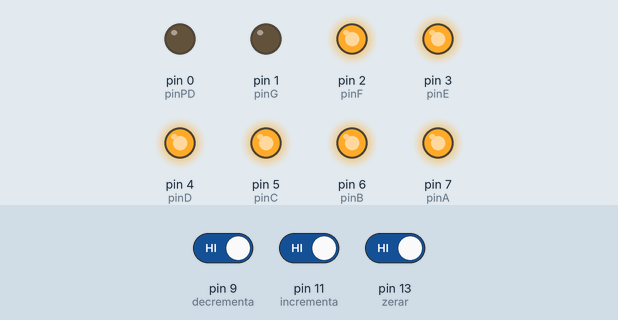
This sketch was run on a simulated Arduino Uno, built with avr-gcc and run on an emulated ATmega328P. On the bench: output pins drawn as LEDs (lit = HIGH). Dashed ring = blinking. The inputs (shaded band) are chosen by the test bench; at power-on: pin 11 (incrementa) HIGH, pin 9 (decrementa) HIGH, pin 13 (zerar) HIGH. EEPROM starts erased.

Above: at 1.4 s.
1.5 s: pin 11 (incrementa) driven LOW
At 4.3 s:
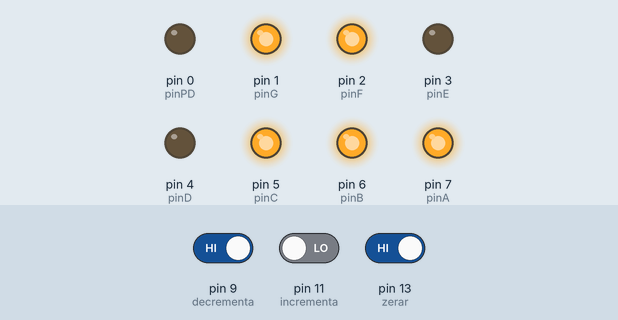
4.5 s: pin 9 (decrementa) driven LOW
At 4.62 s:
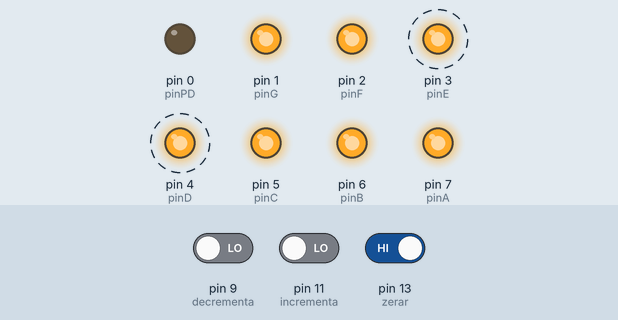
7.5 s: pin 9 (decrementa) driven HIGH
At 8.1 s:
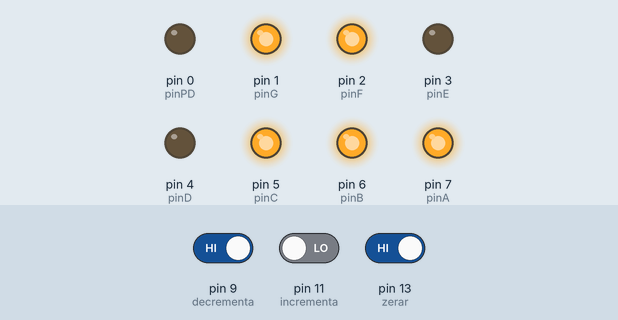
9.0 s: pin 13 (zerar) driven LOW
At 9.62 s:
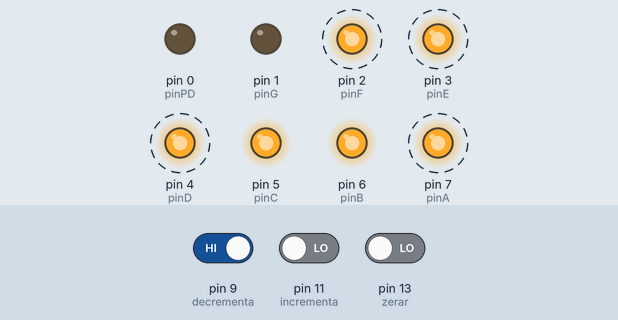
Timing chart, 0 to 13.0 s (numbered marks = the images above; inputs shaded):
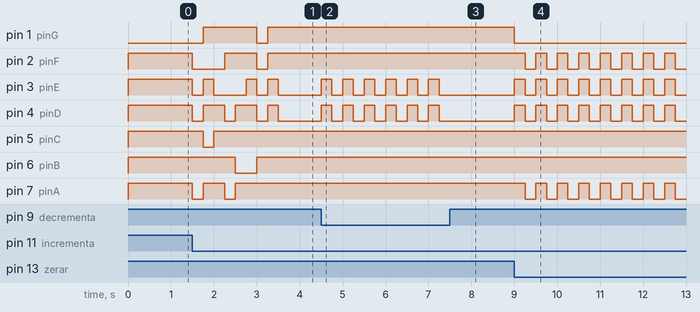

The sketch:

ContadorV1.ino
```cpp
#include <EEPROM.h>

#define pinA 7
#define pinB 6
#define pinC 5
#define pinD 4
#define pinE 3
#define pinF 2
#define pinG 1
#define pinPD 0
#define incrementa 11
#define decrementa 9
#define zerar 13
int contador;

void setup() {
  pinMode(pinA,OUTPUT);
  pinMode(pinB,OUTPUT);
  pinMode(pinC,OUTPUT);
  pinMode(pinD,OUTPUT);
  pinMode(pinE,OUTPUT);
  pinMode(pinF,OUTPUT);
  pinMode(pinG,OUTPUT);
  pinMode(pinPD,OUTPUT);
  pinMode(incrementa,INPUT);
  pinMode(decrementa,INPUT);
  contador=EEPROM.read(0);
  if(contador==0xFF) contador=0;
  atualiza();
}
void loop() {
  if (digitalRead(zerar)==0 && contador!=0 ){
    contador = 0;
    EEPROM.write(0,contador);
    atualiza();
  }
  if (digitalRead(incrementa)==0 && contador<9 ){
    contador++;
    EEPROM.write(0,contador);
    atualiza();
  }
  if (digitalRead(decrementa)==0 && contador>0 ){
    contador--;
    EEPROM.write(0,contador);
    atualiza();
  }
}

void atualiza(){
  if (contador==0) zero();
  if (contador==1) um();
  if (contador==2) dois();
  if (contador==3) tres();
  if (contador==4) quatro();
  if (contador==5) cinco();
  if (contador==6) seis();
  if (contador==7) sete();
  if (contador==8) oito();
  if (contador==9) nove();
}

void zero(){
   digitalWrite(pinA, 1); //Num 0
   digitalWrite(pinB, 1);
   digitalWrite(pinC, 1);
   digitalWrite(pinD, 1);
   digitalWrite(pinE, 1);
   digitalWrite(pinF, 1);
   digitalWrite(pinG, 0);
   digitalWrite(pinPD, 0);
   delay(250);
}

void um(){
   digitalWrite(pinA, 0); //Num 1
   digitalWrite(pinB, 1);
   digitalWrite(pinC, 1);
   digitalWrite(pinD, 0);
   digitalWrite(pinE, 0);
   digitalWrite(pinF, 0);
   digitalWrite(pinG, 0);
   digitalWrite(pinPD, 0);
   delay(250);
}

void dois(){
   digitalWrite(pinA, 1); //Num 2
   digitalWrite(pinB, 1);
   digitalWrite(pinC, 0);
   digitalWrite(pinD, 1);
   digitalWrite(pinE, 1);
   digitalWrite(pinF, 0);
   digitalWrite(pinG, 1);
   digitalWrite(pinPD, 0);
   delay(250);
}

void tres(){
   digitalWrite(pinA, 1); //Num 3
   digitalWrite(pinB, 1);
   digitalWrite(pinC, 1);
   digitalWrite(pinD, 1);
   digitalWrite(pinE, 0);
   digitalWrite(pinF, 0);
   digitalWrite(pinG, 1);
   digitalWrite(pinPD, 0);
   delay(250);
}

void quatro(){
   digitalWrite(pinA, 0); //Num 4
   digitalWrite(pinB, 1);
   digitalWrite(pinC, 1);
   digitalWrite(pinD, 0);
   digitalWrite(pinE, 0);
   digitalWrite(pinF, 1);
   digitalWrite(pinG, 1);
   digitalWrite(pinPD, 0);
   delay(250);
}

void cinco(){
   digitalWrite(pinA, 1); //Num 5
   digitalWrite(pinB, 0);
   digitalWrite(pinC, 1);
   digitalWrite(pinD, 1);
   digitalWrite(pinE, 0);
   digitalWrite(pinF, 1);
   digitalWrite(pinG, 1);
   digitalWrite(pinPD, 0);
   delay(250);
}

void seis(){
   digitalWrite(pinA, 1); //Num 6
   digitalWrite(pinB, 0);
   digitalWrite(pinC, 1);
   digitalWrite(pinD, 1);
   digitalWrite(pinE, 1);
   digitalWrite(pinF, 1);
   digitalWrite(pinG, 1);
   digitalWrite(pinPD, 0);
   delay(250);
}

void sete(){
   digitalWrite(pinA, 1); //Num 7
   digitalWrite(pinB, 1);
   digitalWrite(pinC, 1);
   digitalWrite(pinD, 0);
   digitalWrite(pinE, 0);
   digitalWrite(pinF, 0);
   digitalWrite(pinG, 0);
   digitalWrite(pinPD, 0);
   delay(250);
}

void oito(){
   digitalWrite(pinA, 1); //Num 8
   digitalWrite(pinB, 1);
   digitalWrite(pinC, 1);
   digitalWrite(pinD, 1);
   digitalWrite(pinE, 1);
   digitalWrite(pinF, 1);
   digitalWrite(pinG, 1);
   digitalWrite(pinPD, 0);
   delay(250);
}

void nove(){
   digitalWrite(pinA, 1); //Num 9
   digitalWrite(pinB, 1);
   digitalWrite(pinC, 1);
   digitalWrite(pinD, 0);
   digitalWrite(pinE, 0);
   digitalWrite(pinF, 1);
   digitalWrite(pinG, 1);
   digitalWrite(pinPD, 0);
   delay(250);
}
```

Measured:
- after the input at 1.5 s, pin 1 (pinG): LOW → HIGH after 0.25 s, → LOW 1.3 s later, → HIGH 0.25 s later; pin 2 (pinF): HIGH → LOW at once, → HIGH 0.75 s later, → LOW 0.75 s later, → HIGH 0.25 s later
- after the input at 4.5 s, pin 3 (pinE), pin 4 (pinD): alternates HIGH for 0.25 s and LOW for 0.25 s, starting at once
- after the input at 7.5 s, pin 3 (pinE), pin 4 (pinD): stops changing and stays LOW
- after the input at 9.0 s, pin 1 (pinG): HIGH → LOW at once; pin 2 (pinF), pin 7 (pinA): alternates HIGH for 0.25 s and LOW for 0.25 s, starting after 0.25 s; pin 3 (pinE), pin 4 (pinD): alternates HIGH for 0.25 s and LOW for 0.25 s, starting at once
